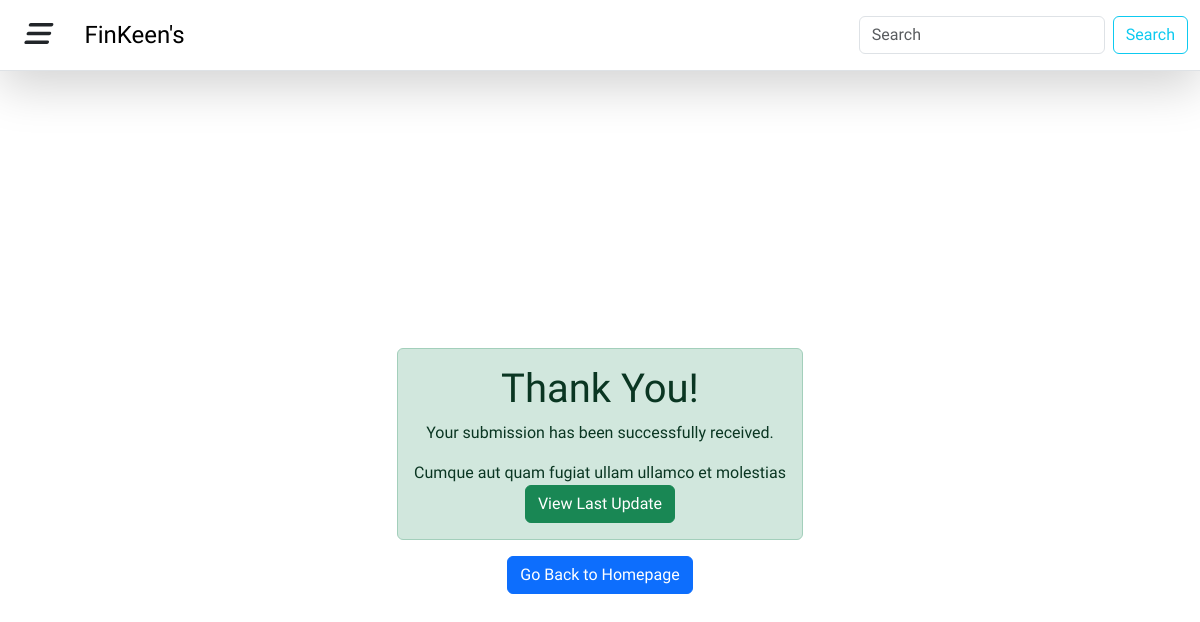
The app's page /club/success-record-column/, older data.
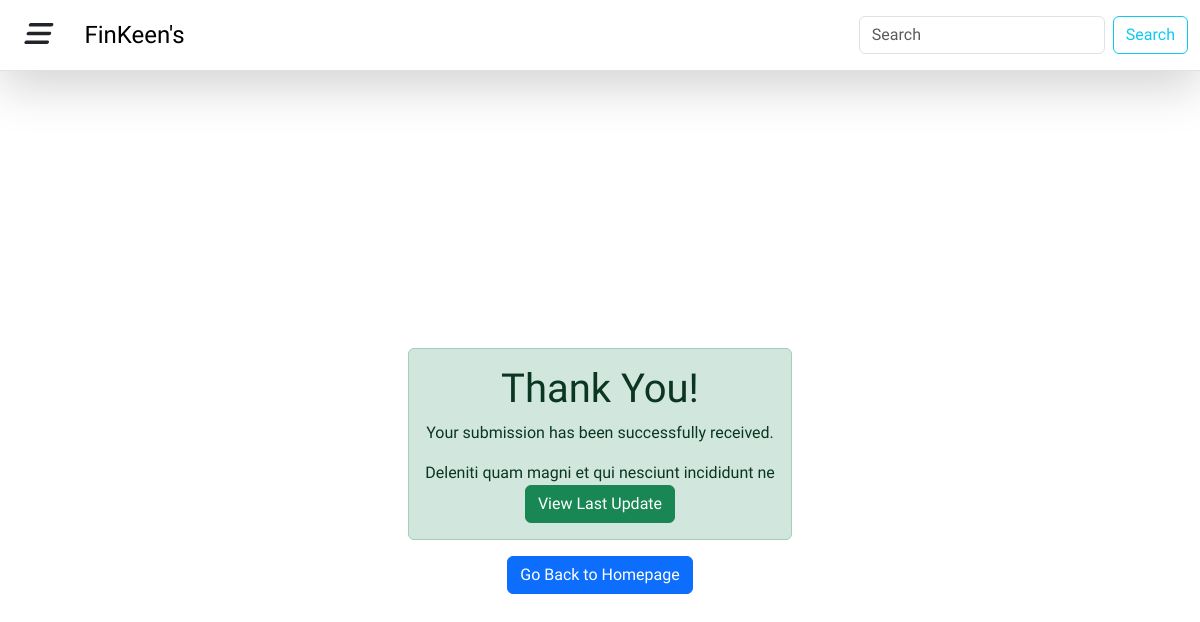
The same page, newer data.
### club/models.py (models this page shows)
class RecordLedgers(BaseModel):
    title = models.CharField(max_length=50, blank=True, null=True)

### club/views.py (the view)
# urls.py: path('success-record-column/', views.success_record_col, name="success_record_column"),
def success_record_col(request):
    last_record = RecordLedgers.objects.latest('created_at')
    return render(request, 'club/success.html', {'last_record': last_record})

### templates/club/success.html
{% extends "base.html" %}
{% block content %}
<body class="">
    <div class="container-fluid d-flex justify-content-center align-items-center" style="height: 100vh;">
        <div class="text-center">
            <div class="alert alert-success">
                <h1>Thank You!</h1>
                <p>Your submission has been successfully received.</p>
                 <a>{{last_record.title}}</a>
                 <div class="container">
                    <a href="{% url 'club:insert_databook' id=last_record.id %}" class="btn btn-success">View Last Update</a>
                 </div>
            </div>
            <a href="/" class="btn btn-primary">Go Back to Homepage</a>
        </div>
    </div>
{% endblock content %}

Row changes from the older to the newer data that the page shows:
removed RecordLedgers: title "Cumque aut quam fugiat ullam ullamco et molestias"
added RecordLedgers: title "Deleniti quam magni et qui nesciunt incididunt ne"
